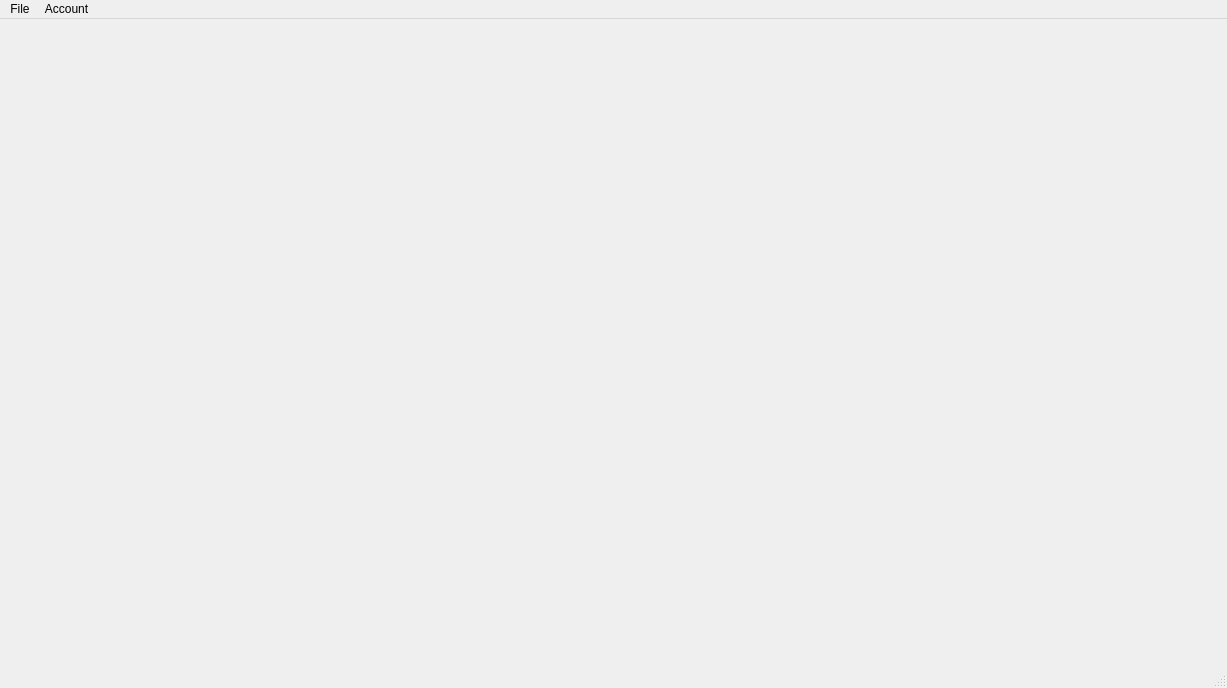
<?xml version="1.0" encoding="UTF-8"?>
<ui version="4.0">
 <class>mw_Main</class>
 <widget class="QMainWindow" name="mw_Main">
  <property name="geometry">
   <rect>
    <x>0</x>
    <y>0</y>
    <width>1227</width>
    <height>688</height>
   </rect>
  </property>
  <property name="windowTitle">
   <string>ScorMSG</string>
  </property>
  <property name="windowIcon">
   <iconset resource="../../Icons/Icons.qrc">
    <normaloff>:/General/App_Icon.png</normaloff>:/General/App_Icon.png</iconset>
  </property>
  <widget class="QWidget" name="centralwidget"/>
  <widget class="QMenuBar" name="menubar">
   <property name="geometry">
    <rect>
     <x>0</x>
     <y>0</y>
     <width>1227</width>
     <height>33</height>
    </rect>
   </property>
   <widget class="QMenu" name="mn_File">
    <property name="title">
     <string>File</string>
    </property>
    <addaction name="ma_Close"/>
   </widget>
   <widget class="QMenu" name="mn_Account">
    <property name="title">
     <string>Account</string>
    </property>
    <addaction name="ma_Info"/>
    <addaction name="ma_Settings"/>
    <addaction name="separator"/>
    <addaction name="ma_Logout"/>
   </widget>
   <addaction name="mn_File"/>
   <addaction name="mn_Account"/>
  </widget>
  <widget class="QStatusBar" name="statusbar"/>
  <action name="ma_Close">
   <property name="icon">
    <iconset resource="../../Icons/Icons.qrc">
     <normaloff>:/General/Cancel.png</normaloff>:/General/Cancel.png</iconset>
   </property>
   <property name="text">
    <string>Close</string>
   </property>
  </action>
  <action name="ma_Login">
   <property name="icon">
    <iconset resource="../../Icons/Icons.qrc">
     <normaloff>:/General/Login.png</normaloff>:/General/Login.png</iconset>
   </property>
   <property name="text">
    <string>Login</string>
   </property>
  </action>
  <action name="ma_Register">
   <property name="icon">
    <iconset resource="../../Icons/Icons.qrc">
     <normaloff>:/General/Register.png</normaloff>:/General/Register.png</iconset>
   </property>
   <property name="text">
    <string>Register</string>
   </property>
  </action>
  <action name="ma_Info">
   <property name="icon">
    <iconset resource="../../Icons/Icons.qrc">
     <normaloff>:/General/Account.png</normaloff>:/General/Account.png</iconset>
   </property>
   <property name="text">
    <string>Info</string>
   </property>
  </action>
  <action name="ma_Settings">
   <property name="icon">
    <iconset resource="../../Icons/Icons.qrc">
     <normaloff>:/General/Settings.png</normaloff>:/General/Settings.png</iconset>
   </property>
   <property name="text">
    <string>Settings</string>
   </property>
  </action>
  <action name="ma_Logout">
   <property name="icon">
    <iconset resource="../../Icons/Icons.qrc">
     <normaloff>:/General/Logout.png</normaloff>:/General/Logout.png</iconset>
   </property>
   <property name="text">
    <string>Logout</string>
   </property>
  </action>
 </widget>
 <resources>
  <include location="../../Icons/Icons.qrc"/>
 </resources>
 <connections/>
</ui>
